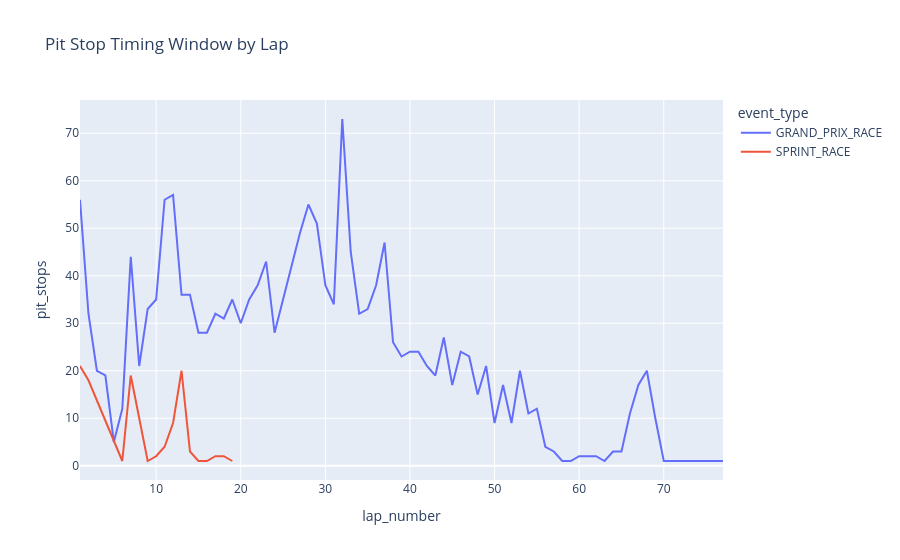

The cell this chart's notebook holds for it:
### Markdown cell above
## 3. Pit Windows and Team Execution

The lap of the first stop often reveals the tyre strategy window. Team ranking is joined on `session_key + driver_number` to avoid mixing drivers across sessions when seat/team changes occur.

### Code cell
pit_enriched = pit.merge(
    drivers[["session_key", "driver_number", "full_name", "team_name"]].drop_duplicates(["session_key", "driver_number"]),
    on=["session_key", "driver_number"],
    how="left",
)
pit_enriched = pit_enriched.merge(
    sessions[["session_key", "year", "event_type", "circuit_short_name", "country_name"]],
    on="session_key",
    how="left",
)
pit_enriched["valid_pit_duration"] = pit_enriched["pit_duration"].where(pit_enriched["pit_duration"].between(5, 120)) if "pit_duration" in pit_enriched.columns else np.nan

pit_window = pit_enriched.dropna(subset=["lap_number"]).groupby(["event_type", "lap_number"], as_index=False).size().rename(columns={"size": "pit_stops"})
pit_window.to_csv(OUTPUT_TABLES / "pit_window_by_lap.csv", index=False)
display(pit_window.sort_values("pit_stops", ascending=False).head(15))

fig = px.line(
    pit_window,
    x="lap_number",
    y="pit_stops",
    color="event_type",
    title="Pit Stop Timing Window by Lap",
)
save_fig(fig, "pit_window_by_lap")

### Figure 1 — Plotly figure (JSON) as saved in the notebook; plotly's stock layout.template omitted (floating-point values rounded to 4 significant figures)
{"data": [{"hovertemplate": "event_type=GRAND_PRIX_RACE<br>lap_number=%{x}<br>pit_stops=%{y}<extra></extra>", "legendgroup": "GRAND_PRIX_RACE", "line": {"color": "#636efa", "dash": "solid"}, "marker": {"symbol": "circle"}, "mode": "lines", "name": "GRAND_PRIX_RACE", "orientation": "v", "showlegend": true, "type": "scatter", "x": [1, 2, 3, 4, 5, 6, 7, 8, 9, 10, 11, 12, 13, 14, 15, 16, 17, 18, 19, 20, 21, 22, 23, 24, 25, 26, 27, 28, 29, 30, 31, 32, 33, 34, 35, 36, 37, 38, 39, 40, 41, 42, 43, 44, 45, 46, 47, 48, 49, 50, 51, 52, 53, 54, 55, 56, 57, 58, 59, 60, 62, 63, 64, 65, 66, 67, 68, 69, 70, 71, 73, 77], "xaxis": "x", "y": [56, 32, 20, 19, 5, 12, 44, 21, 33, 35, 56, 57, 36, 36, 28, 28, 32, 31, 35, 30, 35, 38, 43, 28, 35, 42, 49, 55, 51, 38, 34, 73, 45, 32, 33, 38, 47, 26, 23, 24, 24, 21, 19, 27, 17, 24, 23, 15, 21, 9, 17, 9, 20, 11, 12, 4, 3, 1, 1, 2, 2, 1, 3, 3, 11, 17, 20, 10, 1, 1, 1, 1], "yaxis": "y"}, {"hovertemplate": "event_type=SPRINT_RACE<br>lap_number=%{x}<br>pit_stops=%{y}<extra></extra>", "legendgroup": "SPRINT_RACE", "line": {"color": "#EF553B", "dash": "solid"}, "marker": {"symbol": "circle"}, "mode": "lines", "name": "SPRINT_RACE", "orientation": "v", "showlegend": true, "type": "scatter", "x": [1, 2, 6, 7, 9, 10, 11, 12, 13, 14, 15, 16, 17, 18, 19], "xaxis": "x", "y": [21, 18, 1, 19, 1, 2, 4, 9, 20, 3, 1, 1, 2, 2, 1], "yaxis": "y"}], "layout": {"legend": {"title": {"text": "event_type"}, "tracegroupgap": 0}, "title": {"text": "Pit Stop Timing Window by Lap"}, "xaxis": {"anchor": "y", "domain": [0.0, 1.0], "title": {"text": "lap_number"}}, "yaxis": {"anchor": "x", "domain": [0.0, 1.0], "title": {"text": "pit_stops"}}}}
